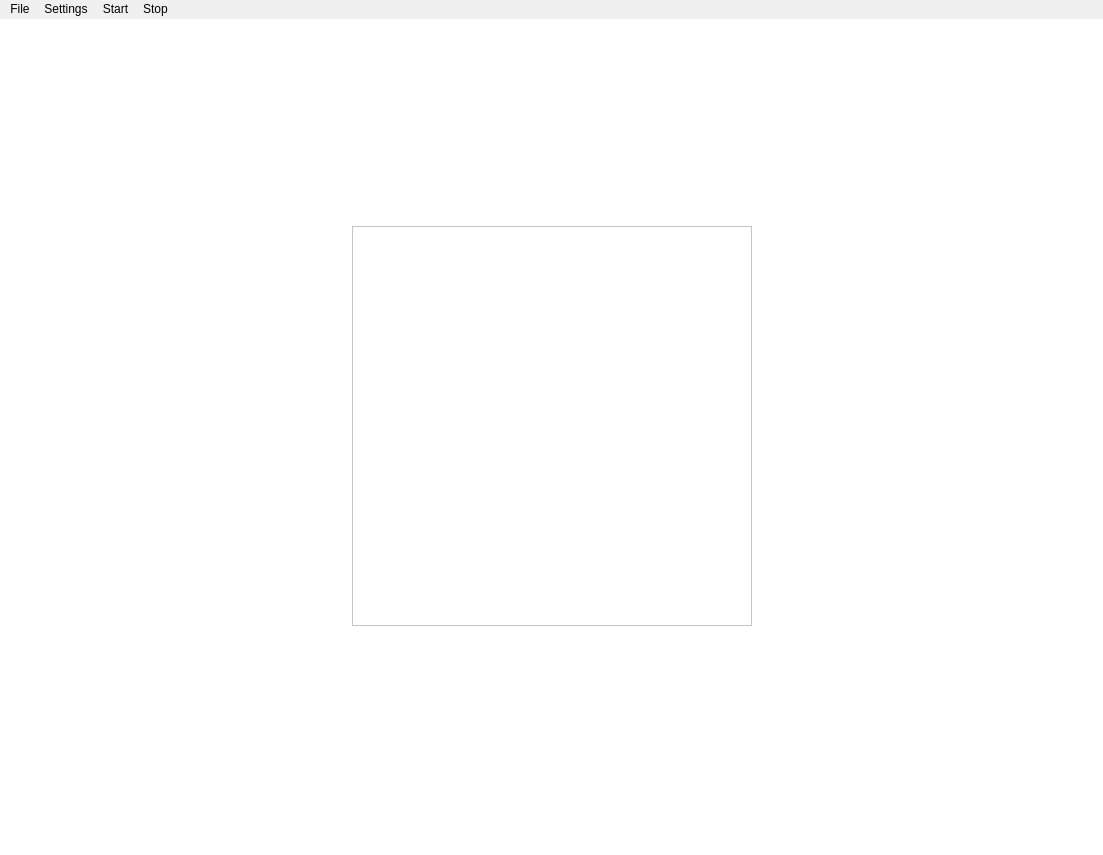
<?xml version="1.0" encoding="UTF-8"?>
<ui version="4.0">
 <class>MainWindow</class>
 <widget class="QMainWindow" name="MainWindow">
  <property name="geometry">
   <rect>
    <x>0</x>
    <y>0</y>
    <width>1103</width>
    <height>855</height>
   </rect>
  </property>
  <property name="windowTitle">
   <string>Stimulus Presentation</string>
  </property>
  <property name="autoFillBackground">
   <bool>false</bool>
  </property>
  <property name="styleSheet">
   <string notr="true">background-color: rgb(255, 255, 255);</string>
  </property>
  <widget class="QWidget" name="centralwidget">
   <property name="sizePolicy">
    <sizepolicy hsizetype="MinimumExpanding" vsizetype="MinimumExpanding">
     <horstretch>0</horstretch>
     <verstretch>0</verstretch>
    </sizepolicy>
   </property>
   <property name="minimumSize">
    <size>
     <width>300</width>
     <height>300</height>
    </size>
   </property>
   <layout class="QGridLayout" name="gridLayout_2">
    <item row="0" column="0">
     <layout class="QGridLayout" name="gridLayout">
      <property name="sizeConstraint">
       <enum>QLayout::SetDefaultConstraint</enum>
      </property>
      <item row="4" column="1">
       <spacer name="verticalSpacer_2">
        <property name="orientation">
         <enum>Qt::Vertical</enum>
        </property>
        <property name="sizeType">
         <enum>QSizePolicy::Fixed</enum>
        </property>
        <property name="sizeHint" stdset="0">
         <size>
          <width>20</width>
          <height>100</height>
         </size>
        </property>
       </spacer>
      </item>
      <item row="4" column="2">
       <spacer name="horizontalSpacer_2">
        <property name="orientation">
         <enum>Qt::Horizontal</enum>
        </property>
        <property name="sizeHint" stdset="0">
         <size>
          <width>40</width>
          <height>20</height>
         </size>
        </property>
       </spacer>
      </item>
      <item row="3" column="0">
       <spacer name="verticalSpacer_3">
        <property name="orientation">
         <enum>Qt::Vertical</enum>
        </property>
        <property name="sizeType">
         <enum>QSizePolicy::MinimumExpanding</enum>
        </property>
        <property name="sizeHint" stdset="0">
         <size>
          <width>20</width>
          <height>10</height>
         </size>
        </property>
       </spacer>
      </item>
      <item row="1" column="0">
       <spacer name="verticalSpacer">
        <property name="orientation">
         <enum>Qt::Vertical</enum>
        </property>
        <property name="sizeType">
         <enum>QSizePolicy::MinimumExpanding</enum>
        </property>
        <property name="sizeHint" stdset="0">
         <size>
          <width>20</width>
          <height>10</height>
         </size>
        </property>
       </spacer>
      </item>
      <item row="4" column="0">
       <spacer name="horizontalSpacer">
        <property name="orientation">
         <enum>Qt::Horizontal</enum>
        </property>
        <property name="sizeHint" stdset="0">
         <size>
          <width>40</width>
          <height>20</height>
         </size>
        </property>
       </spacer>
      </item>
      <item row="0" column="0">
       <layout class="QFormLayout" name="formLayout"/>
      </item>
      <item row="0" column="1">
       <spacer name="verticalSpacer_4">
        <property name="orientation">
         <enum>Qt::Vertical</enum>
        </property>
        <property name="sizeType">
         <enum>QSizePolicy::Fixed</enum>
        </property>
        <property name="sizeHint" stdset="0">
         <size>
          <width>20</width>
          <height>100</height>
         </size>
        </property>
       </spacer>
      </item>
      <item row="2" column="1">
       <widget class="QFrame" name="frmDisplay">
        <property name="sizePolicy">
         <sizepolicy hsizetype="Fixed" vsizetype="Fixed">
          <horstretch>0</horstretch>
          <verstretch>0</verstretch>
         </sizepolicy>
        </property>
        <property name="minimumSize">
         <size>
          <width>400</width>
          <height>400</height>
         </size>
        </property>
        <property name="frameShape">
         <enum>QFrame::StyledPanel</enum>
        </property>
        <property name="frameShadow">
         <enum>QFrame::Raised</enum>
        </property>
        <layout class="QVBoxLayout" name="verticalLayout_3">
         <item>
          <layout class="QVBoxLayout" name="vlDisplay"/>
         </item>
        </layout>
       </widget>
      </item>
     </layout>
    </item>
   </layout>
  </widget>
  <widget class="QMenuBar" name="menubar">
   <property name="geometry">
    <rect>
     <x>0</x>
     <y>0</y>
     <width>1103</width>
     <height>21</height>
    </rect>
   </property>
   <property name="styleSheet">
    <string notr="true">background-color: rgb(240, 240, 240);</string>
   </property>
   <widget class="QMenu" name="menuFile">
    <property name="title">
     <string>File</string>
    </property>
    <addaction name="separator"/>
    <addaction name="actionLoad_Stimulus_File"/>
    <addaction name="actionSave_Stimulus_File"/>
    <addaction name="separator"/>
    <addaction name="actionQuit_Program"/>
   </widget>
   <widget class="QMenu" name="menuSettings">
    <property name="title">
     <string>Settings</string>
    </property>
    <addaction name="separator"/>
    <addaction name="actionArtefact_Order"/>
    <addaction name="actionStimulus_Order"/>
   </widget>
   <widget class="QMenu" name="menuStart">
    <property name="title">
     <string>Start</string>
    </property>
    <addaction name="separator"/>
    <addaction name="actionStart"/>
    <addaction name="actionStart_from_file"/>
   </widget>
   <widget class="QMenu" name="menuStop">
    <property name="title">
     <string>Stop</string>
    </property>
    <addaction name="separator"/>
    <addaction name="actionStop"/>
   </widget>
   <addaction name="menuFile"/>
   <addaction name="menuSettings"/>
   <addaction name="menuStart"/>
   <addaction name="menuStop"/>
  </widget>
  <widget class="QStatusBar" name="statusbar"/>
  <action name="actionArtefact_Order">
   <property name="text">
    <string>Artefact Order</string>
   </property>
  </action>
  <action name="actionStimulus_Order">
   <property name="text">
    <string>Stimulus Settings</string>
   </property>
  </action>
  <action name="actionStart">
   <property name="text">
    <string>Start</string>
   </property>
   <property name="shortcut">
    <string>F5</string>
   </property>
  </action>
  <action name="actionStop">
   <property name="text">
    <string>Stop</string>
   </property>
   <property name="shortcut">
    <string>Esc</string>
   </property>
  </action>
  <action name="actionLoad_Stimulus_File">
   <property name="text">
    <string>Load Stimulus File ...</string>
   </property>
   <property name="shortcut">
    <string>Ctrl+L</string>
   </property>
  </action>
  <action name="actionSave_Stimulus_File">
   <property name="text">
    <string>Save Stimulus File ...</string>
   </property>
   <property name="shortcut">
    <string>Ctrl+S</string>
   </property>
  </action>
  <action name="actionQuit_Program">
   <property name="text">
    <string>Quit Program</string>
   </property>
   <property name="shortcut">
    <string>Ctrl+Q</string>
   </property>
  </action>
  <action name="actionStart_from_file">
   <property name="text">
    <string>Start from file</string>
   </property>
   <property name="shortcut">
    <string>F6</string>
   </property>
  </action>
 </widget>
 <resources/>
 <connections/>
</ui>
